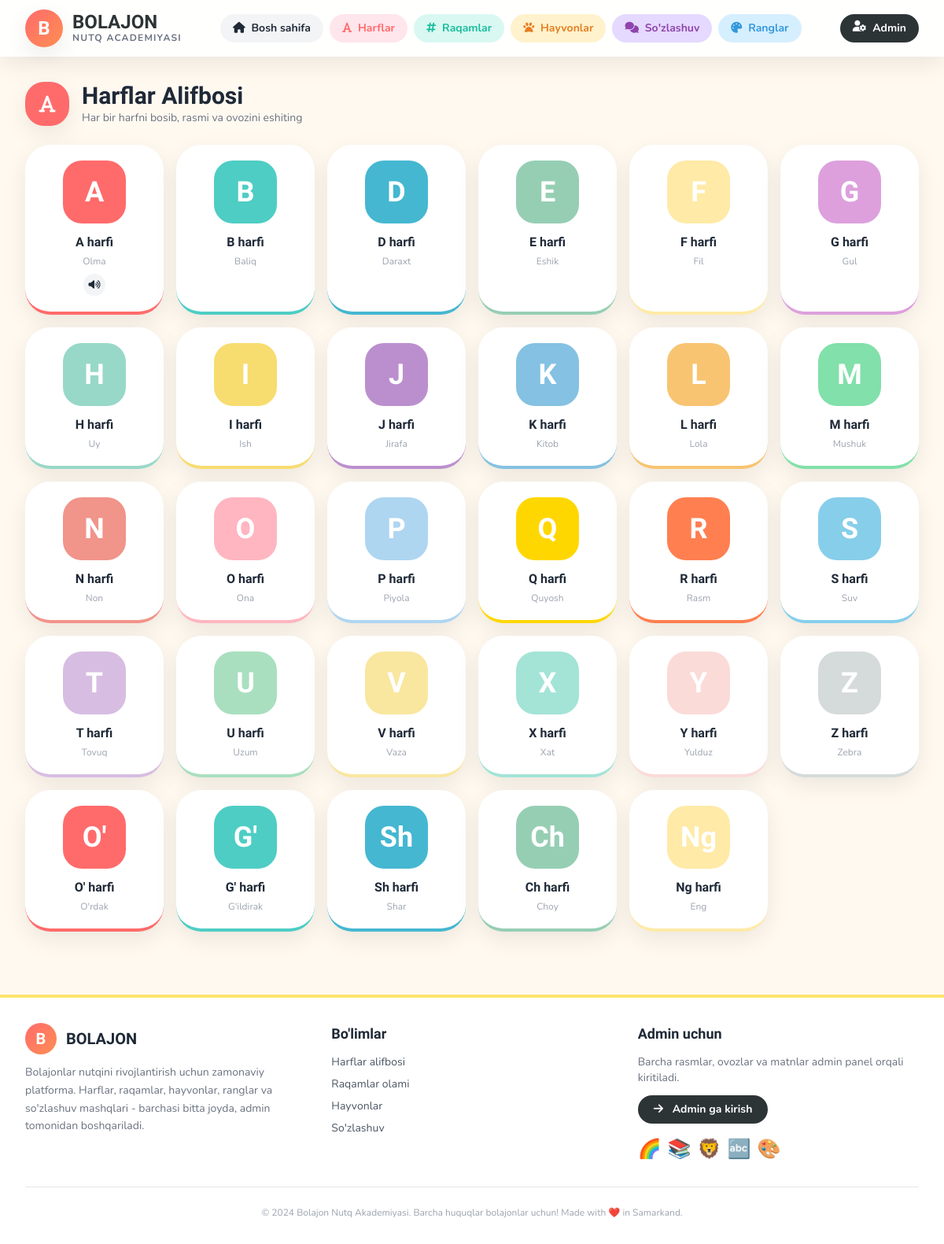
The app's page /harflar/ with its own data.
### core/models.py (models this page shows, shortened)
class Letter(models.Model):
    char = models.CharField(max_length=5, verbose_name="Harf", help_text="Masalan: A, B, D...")
    name = models.CharField(max_length=100, verbose_name="Harf nomi", help_text="Masalan: A harfi")
    image = models.ImageField(upload_to='letters/images/', verbose_name="Harf rasmi", blank=True, null=True)
    audio = models.FileField(upload_to='letters/audios/', verbose_name="Harf talaffuzi (ovoz)", blank=True, null=True, help_text="MP3, WAV")
    example_word = models.CharField(max_length=100, verbose_name="Misoldagi so'z", help_text="Masalan: Olma", blank=True)
    example_image = models.ImageField(upload_to='letters/examples/', verbose_name="Misol rasmi", blank=True, null=True)
    example_audio = models.FileField(upload_to='letters/examples/audio/', verbose_name="Misol so'z ovozi", blank=True, null=True)
    description = models.TextField(verbose_name="Qisqacha tavsif", blank=True, help_text="Bolalar uchun harf haqida")
    color = models.CharField(max_length=20, default="#FF6B6B", verbose_name="Fon rangi (HEX)", help_text="Masalan: #FF6B6B")
    order = models.PositiveIntegerField(default=0, verbose_name="Tartib raqami")
    is_active = models.BooleanField(default=True, verbose_name="Faolmi?")
    class Meta:
        verbose_name = "Harf"
        verbose_name_plural = "Harflar"
        ordering = ['order', 'char']

### core/views.py (the view)
# urls.py: path('harflar/', views.letter_list, name='letter_list'),
def letter_list(request):
    letters = Letter.objects.filter(is_active=True).order_by('order')
    return render(request, 'core/letter_list.html', {'letters': letters})

### templates/core/letter_list.html (shortened to what this page needs)
{% extends 'base.html' %}
{% block content %}
<div class="flex justify-between items-start mb-6">
    <div class="flex items-center gap-4">
        <div class="w-14 h-14 bubble bg-[#FF6B6B] text-white flex items-center justify-center text-2xl shadow-soft"><i class="fa-solid fa-font"></i></div>
        <div>
            <h1 class="baloo text-3xl font-extrabold">Harflar Alifbosi</h1>
            <p class="text-gray-500 text-sm">Har bir harfni bosib, rasmi va ovozini eshiting</p>
        </div>
    </div>
</div>
{% if letters %}
<div class="grid grid-cols-2 sm:grid-cols-3 md:grid-cols-4 lg:grid-cols-6 gap-4">
    {% for letter in letters %}
    <a href="{% url 'letter_detail' letter.pk %}" class="group bubble-lg bg-white p-5 shadow-soft hover:shadow-hover transition text-center border-b-4" style="border-color: {{ letter.color }}">
        <div class="w-20 h-20 mx-auto bubble flex items-center justify-center text-4xl font-extrabold baloo text-white mb-3 group-hover:scale-110 transition" style="background: {{ letter.color }}">{{ letter.char }}</div>
        <h3 class="font-bold baloo">{{ letter.name }}</h3>
        <p class="text-xs text-gray-400 mt-1">{{ letter.example_word }}</p>
        {% if letter.audio %}
        <div class="mt-2 inline-flex w-7 h-7 bubble bg-gray-100 items-center justify-center text-xs"><i class="fa-solid fa-volume-high"></i></div>
        {% endif %}
    </a>
    {% endfor %}
</div>
{% endif %}
{% endblock %}

### templates/base.html (shortened to what this page needs)
<!DOCTYPE html>
<html lang="uz">
<head>
    <script src="https://cdn.tailwindcss.com"></script>
    <link rel="stylesheet" href="https://cdnjs.cloudflare.com/ajax/libs/font-awesome/6.5.0/css/all.min.css">
</head>
<body class="bg-[#FFF9F0] min-h-screen text-gray-800">
    <header class="sticky top-0 z-50 bg-white/90 backdrop-blur-md shadow-soft">
        <div class="max-w-7xl mx-auto px-4 sm:px-6 lg:px-8">
            <div class="flex justify-between items-center py-3">
                <a href="{% url 'home' %}" class="flex items-center gap-3">
                    <div class="w-12 h-12 bubble bg-gradient-to-br from-[#FF6B6B] to-[#FF8E53] flex items-center justify-center text-white text-2xl font-bold baloo shadow-soft">B</div>
                    <div>
                        <h1 class="baloo text-2xl font-extrabold leading-none text-[#2D3436]">BOLAJON</h1>
                        <p class="text-xs text-gray-500 font-bold tracking-widest">NUTQ ACADEMIYASI</p>
                    </div>
                </a>
                <nav class="hidden lg:flex items-center gap-2">
                    <a href="{% url 'home' %}" class="px-4 py-2 bubble bg-gray-100 hover:bg-[#FF6B6B] hover:text-white transition font-bold text-sm"><i class="fa-solid fa-house mr-1"></i> Bosh sahifa</a>
                    <a href="{% url 'letter_list' %}" class="px-4 py-2 bubble bg-[#FFE5EC] text-[#FF6B6B] hover:bg-[#FF6B6B] hover:text-white transition font-bold text-sm"><i class="fa-solid fa-font mr-1"></i> Harflar</a>
                    <a href="{% url 'number_list' %}" class="px-4 py-2 bubble bg-[#D9F8F2] text-[#1ABC9C] hover:bg-[#1ABC9C] hover:text-white transition font-bold text-sm"><i class="fa-solid fa-hashtag mr-1"></i> Raqamlar</a>
                    <a href="{% url 'animal_list' %}" class="px-4 py-2 bubble bg-[#FFF2CC] text-[#E67E22] hover:bg-[#E67E22] hover:text-white transition font-bold text-sm"><i class="fa-solid fa-paw mr-1"></i> Hayvonlar</a>
                    <a href="{% url 'conversation_list' %}" class="px-4 py-2 bubble bg-[#E5D9FF] text-[#8E44AD] hover:bg-[#8E44AD] hover:text-white transition font-bold text-sm"><i class="fa-solid fa-comments mr-1"></i> So'zlashuv</a>
                    <a href="{% url 'color_list' %}" class="px-4 py-2 bubble bg-[#D6EFFF] text-[#3498DB] hover:bg-[#3498DB] hover:text-white transition font-bold text-sm"><i class="fa-solid fa-palette mr-1"></i> Ranglar</a>
                </nav>
                <div class="flex items-center gap-2">
                    <a href="/admin/" class="hidden sm:flex px-4 py-2 bubble bg-[#2D3436] text-white font-bold text-sm hover:bg-black transition"><i class="fa-solid fa-user-gear mr-2"></i> Admin</a>
                </div>
            </div>
        </div>
    </header>
    <main class="max-w-7xl mx-auto px-4 sm:px-6 lg:px-8 py-6 lg:py-8">
        {% block content %}{% endblock %}
    </main>
    <footer class="mt-12 bg-white border-t-4 border-[#FFE66D]">
        <div class="max-w-7xl mx-auto px-4 sm:px-6 lg:px-8 py-8">
            <div class="grid md:grid-cols-3 gap-8">
                <div>
                    <div class="flex items-center gap-3 mb-3">
                        <div class="w-10 h-10 bubble bg-gradient-to-br from-[#FF6B6B] to-[#FF8E53] flex items-center justify-center text-white text-xl font-bold baloo">B</div>
                        <span class="baloo text-xl font-extrabold">BOLAJON</span>
                    </div>
                    <p class="text-gray-500 text-sm leading-relaxed">Bolajonlar nutqini rivojlantirish uchun zamonaviy platforma. Harflar, raqamlar, hayvonlar, ranglar va so'zlashuv mashqlari - barchasi bitta joyda, admin tomonidan boshqariladi.</p>
                </div>
                <div>
                    <h4 class="font-bold mb-3 baloo text-lg">Bo'limlar</h4>
                    <ul class="space-y-2 text-sm text-gray-600">
                        <li><a href="{% url 'letter_list' %}" class="hover:text-[#FF6B6B]">Harflar alifbosi</a></li>
                        <li><a href="{% url 'number_list' %}" class="hover:text-[#1ABC9C]">Raqamlar olami</a></li>
                        <li><a href="{% url 'animal_list' %}" class="hover:text-[#E67E22]">Hayvonlar</a></li>
                        <li><a href="{% url 'conversation_list' %}" class="hover:text-[#8E44AD]">So'zlashuv</a></li>
                    </ul>
                </div>
                <div>
                    <h4 class="font-bold mb-3 baloo text-lg">Admin uchun</h4>
                    <p class="text-sm text-gray-500 mb-3">Barcha rasmlar, ovozlar va matnlar admin panel orqali kiritiladi.</p>
                    <a href="/admin/" class="inline-block px-5 py-2 bubble bg-[#2D3436] text-white text-sm font-bold"><i class="fa-solid fa-arrow-right mr-2"></i> Admin ga kirish</a>
                    <div class="mt-4 flex gap-2 text-2xl">
                        <span>🌈</span><span>📚</span><span>🦁</span><span>🔤</span><span>🎨</span>
                    </div>
                </div>
            </div>
            <div class="mt-8 pt-6 border-t text-center text-xs text-gray-400">
                © 2024 Bolajon Nutq Akademiyasi. Barcha huquqlar bolajonlar uchun! Made with ❤️ in Samarkand.
            </div>
        </div>
    </footer>
</body>
</html>

### templates/base.html (style rules this page uses)
body { font-family: 'Nunito', sans-serif; }
.baloo { font-family: 'Baloo 2', cursive; }
.bubble { border-radius: 24px; }
.bubble-lg { border-radius: 32px; }
.shadow-soft { box-shadow: 0 10px 30px rgba(0,0,0,0.08); }

### records on screen
Letter: char "A", name "A harfi", example_word "Olma"
Letter: char "B", name "B harfi", example_word "Baliq"
Letter: char "D", name "D harfi", example_word "Daraxt"
Letter: char "E", name "E harfi", example_word "Eshik"
Letter: char "F", name "F harfi", example_word "Fil"
Letter: char "G", name "G harfi", example_word "Gul"
Letter: char "H", name "H harfi", example_word "Uy"
Letter: char "I", name "I harfi", example_word "Ish"
Letter: char "J", name "J harfi", example_word "Jirafa"
Letter: char "K", name "K harfi", example_word "Kitob"
Letter: char "L", name "L harfi", example_word "Lola"
Letter: char "M", name "M harfi", example_word "Mushuk"
Letter: char "N", name "N harfi", example_word "Non"
Letter: char "O", name "O harfi", example_word "Ona"
Letter: char "P", name "P harfi", example_word "Piyola"
Letter: char "Q", name "Q harfi", example_word "Quyosh"
Letter: char "R", name "R harfi", example_word "Rasm"
Letter: char "S", name "S harfi", example_word "Suv"
Letter: char "T", name "T harfi", example_word "Tovuq"
Letter: char "U", name "U harfi", example_word "Uzum"
Letter: char "V", name "V harfi", example_word "Vaza"
Letter: char "X", name "X harfi", example_word "Xat"
Letter: char "Y", name "Y harfi", example_word "Yulduz"
Letter: char "Z", name "Z harfi", example_word "Zebra"
Letter: char "O'", name "O' harfi", example_word "O'rdak"
Letter: char "G'", name "G' harfi", example_word "G'ildirak"
Letter: char "Sh", name "Sh harfi", example_word "Shar"
Letter: char "Ch", name "Ch harfi", example_word "Choy"
Letter: char "Ng", name "Ng harfi", example_word "Eng"
